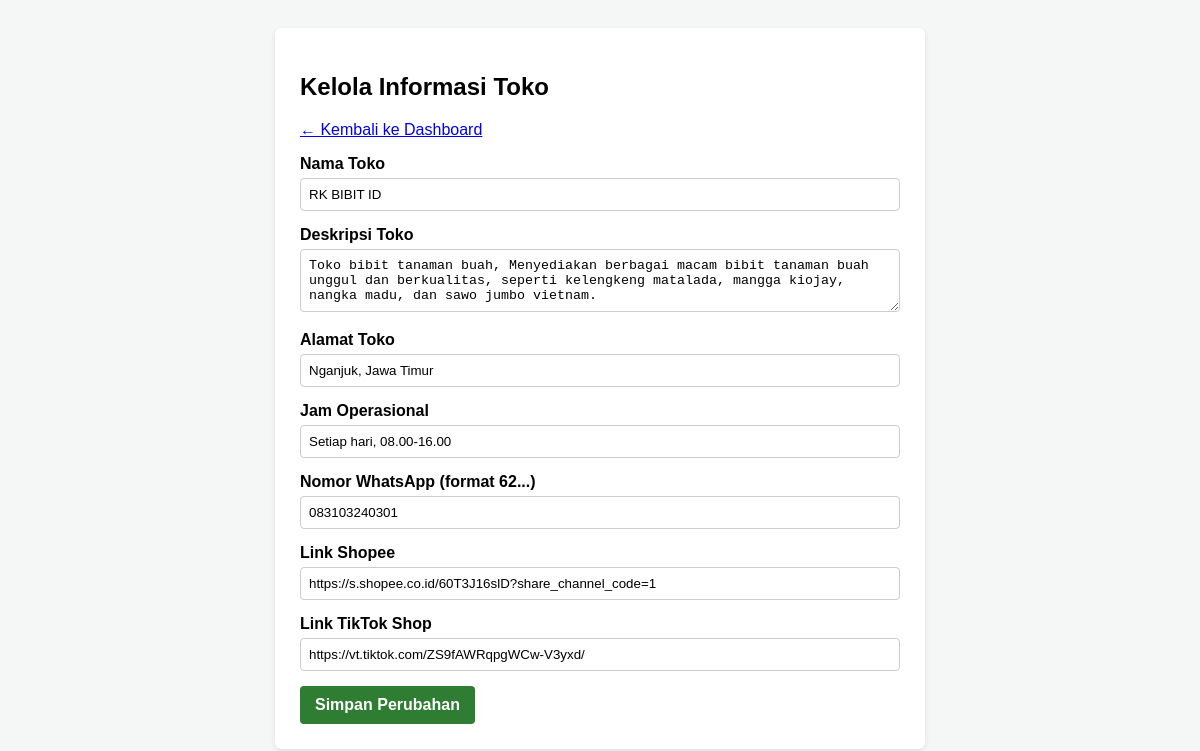
/admin/info_toko.php (signed in), run on the app's committed database.
### tables this page shows
CREATE TABLE `toko` (
  `id_toko` int(11) NOT NULL,
  `nama_toko` varchar(80) NOT NULL,
  `deskripsi_toko` text DEFAULT NULL,
  `alamat` varchar(150) DEFAULT NULL,
  `jam` varchar(80) DEFAULT NULL,
  `wa` varchar(20) DEFAULT NULL,
  `shopee` varchar(255) DEFAULT NULL,
  `tiktok` varchar(255) DEFAULT NULL
);

### admin/info_toko.php (the view, shortened to what this page needs)
<?php
$query_get  = "SELECT * FROM toko WHERE id_toko = 1 LIMIT 1";
$result_get = mysqli_query($conn, $query_get);
$data_toko  = mysqli_fetch_assoc($result_get);
?>
<!DOCTYPE html>
<html lang="id">
<head>
</head>
<body>
    <div class="box">
        <h2>Kelola Informasi Toko</h2>
        <p><a href="index.php">← Kembali ke Dashboard</a></p>
        <form method="POST" action="">
            <div class="form-group">
                <label>Nama Toko</label>
                <input type="text" name="nama_toko" value="<?= htmlspecialchars($data_toko['nama_toko'] ?? ''); ?>" required>
            </div>
            <div class="form-group">
                <label>Deskripsi Toko</label>
                <textarea name="deskripsi_toko" rows="3" required><?= htmlspecialchars($data_toko['deskripsi_toko'] ?? ''); ?></textarea>
            </div>
            <div class="form-group">
                <label>Alamat Toko</label>
                <input type="text" name="alamat" value="<?= htmlspecialchars($data_toko['alamat'] ?? ''); ?>" required>
            </div>
            <div class="form-group">
                <label>Jam Operasional</label>
                <input type="text" name="jam" value="<?= htmlspecialchars($data_toko['jam'] ?? ''); ?>" required>
            </div>
            <div class="form-group">
                <label>Nomor WhatsApp (format 62...)</label>
                <input type="text" name="wa" value="<?= htmlspecialchars($data_toko['wa'] ?? ''); ?>" required>
            </div>
            <div class="form-group">
                <label>Link Shopee</label>
                <input type="url" name="shopee" value="<?= htmlspecialchars($data_toko['shopee'] ?? ''); ?>" required>
            </div>
            <div class="form-group">
                <label>Link TikTok Shop</label>
                <input type="url" name="tiktok" value="<?= htmlspecialchars($data_toko['tiktok'] ?? ''); ?>" required>
            </div>
            <button type="submit" class="btn-simpan">Simpan Perubahan</button>
        </form>
    </div>
</body>
</html>

### admin/info_toko.php (style rules this page uses)
body { font-family: sans-serif; background: #f4f7f6; padding: 20px; }
.box { background: white; padding: 25px; border-radius: 6px; max-width: 600px; margin: 0 auto; box-shadow: 0 2px 5px rgba(0,0,0,0.1); }
.form-group { margin-bottom: 15px; }
.form-group label { display: block; margin-bottom: 5px; font-weight: bold; }
.form-group input, .form-group textarea { width: 100%; padding: 8px; border: 1px solid #ccc; border-radius: 4px; box-sizing: border-box; }
.btn-simpan { background: #2e7d32; color: white; border: none; padding: 10px 15px; border-radius: 4px; cursor: pointer; font-size: 16px; font-weight: bold; }

### data on the page
toko: nama_toko "RK BIBIT ID", deskripsi_toko "Toko bibit tanaman buah, Menyediakan berbagai macam bibit tanaman buah unggul dan berkualitas, seperti kelengkeng matalada, mangga kiojay, nangka madu, dan sawo jumbo vietnam.", alamat "Nganjuk, Jawa Timur", jam "Setiap hari, 08.00-16.00", wa "083103240301", shopee "https://s.shopee.co.id/60T3J16slD?share_channel_code=1", tiktok "https://vt.tiktok.com/ZS9fAWRqpgWCw-V3yxd/"
